Frame 1 (no input): blank canvas, image omitted
Frame 60 (the mouse pressed at the canvas centre just before this capture): blank canvas, image omitted
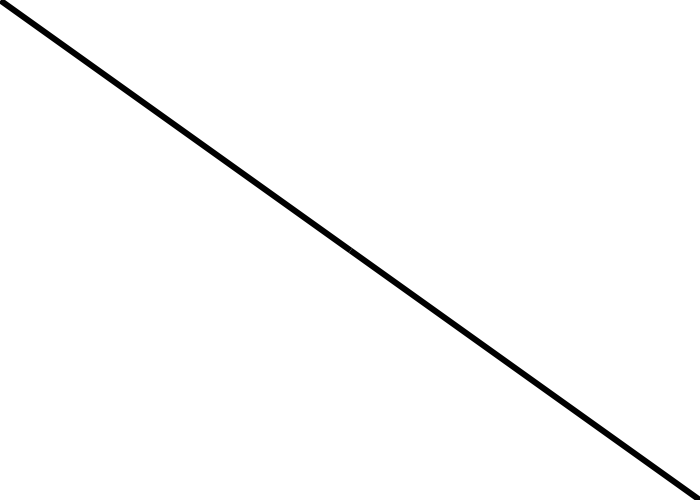
Frame 120 (the mouse held since frame 60 and released just before this capture)

The Processing sketch whose frames 1 and 60 were blank and that drew this single picture after the mouse press (run headless with seeded random() and noise(); from frame 60 on, the mouse is pressed at the canvas centre):

// Processing sketch: processing_108361
// ── processing_108361.pde

void setup() {
  size(700, 500);
  background(255);
  smooth();
  frameRate(8);
}

void draw() {
  stroke(0);
  strokeWeight(random(.5,15.5));
  strokeCap(SQUARE);
  if(mousePressed) {
    line(700-mouseX, 500-mouseY, 700-pmouseX, 500-pmouseY);
    line(mouseX, mouseY, pmouseX, pmouseY);
   
  }
 
}
